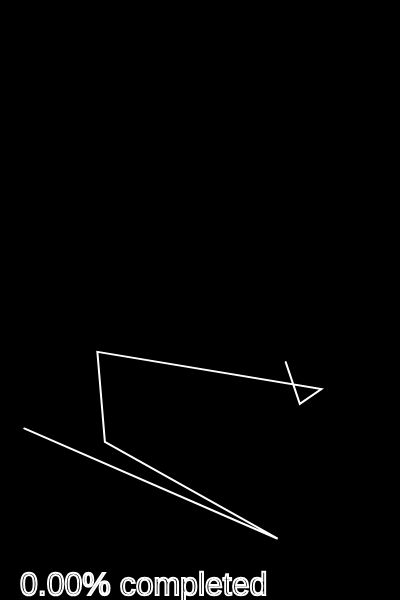
Frame 1 (no input)
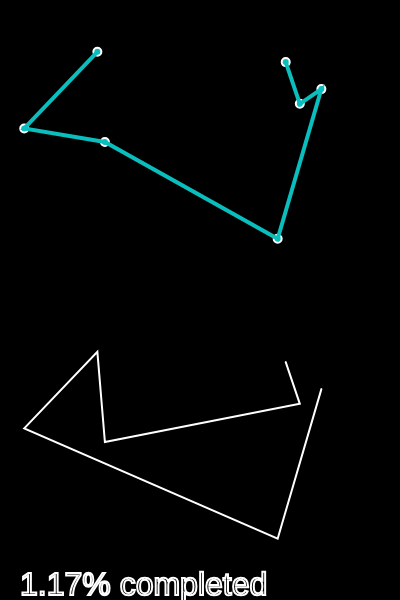
Frame 60 (no input)
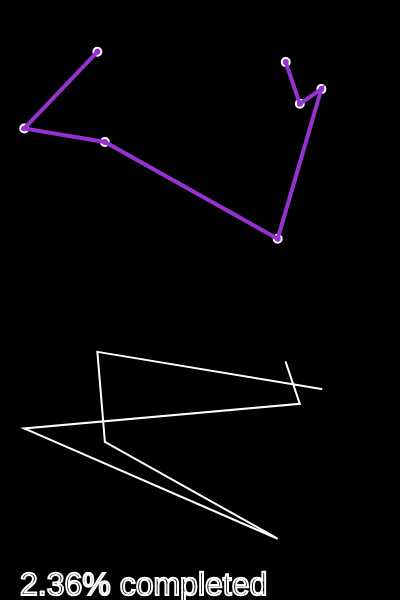
Frame 120 (the mouse pressed at the canvas centre since frame 60)

The p5.js sketch that drew these frames (run headless with seeded random() and noise() and a simulated clock; from frame 60 on, the mouse is pressed at the canvas centre):

// p5.js sketch
// ── sketch.js
var backcolor1 = 0, backcolor2 = 0, backcolor3 = 0, fade = 150;
var c1 = 0, c2 = 0, c3 = 0, c4 = 0;
var rr, rg, rb;

var cities = [];
var totalCities = 7;
var order = [];

var totalPermutations;
var count = 0;

var recordDistance;
var bestEver;

function setup(){
  //frameRate(5);
  createCanvas(400, 600);
  for(var i = 0; i < totalCities; i++){
    var v = createVector(random(width), random(height/2));
    cities[i] = v;
    order[i] = i;
  }
  var d = calcDistance(cities, order);
  recordDistance = d;
  bestEver = order.slice();

  totalPermutations = factorial(totalCities);
  console.log(totalPermutations);
}

function draw(){
  background(0);
  fill(backcolor1, backcolor2, backcolor3);
  for(var i = 0; i < cities.length; i++){
    ellipse(cities[i].x, cities[i].y, 8, 8);
  }
  //Mejor camino
  stroke(backcolor1, backcolor2, backcolor3);
  strokeWeight(4);
  noFill()
  beginShape();
  for(var i = 0; i < order.length; i++){
    var n = bestEver[i];
    vertex(cities[n].x, cities[n].y);
  }
  endShape();

  // Probando caminos
  translate(0, height/2);
  stroke(255);
  strokeWeight(2);
  noFill();
  beginShape();
  for(var i = 0; i < order.length; i++){
    var n = order[i];
    vertex(cities[n].x, cities[n].y);
  }
  endShape();
/*
  var i = floor(random(cities.length));
  var j = floor(random(cities.length));
  swap(cities, i, j);
*/

  var d = calcDistance(cities, order);

  if(d < recordDistance){
    recordDistance = d;
    bestEver = order.slice();
    console.log(recordDistance);
  }

  textSize(32);
/*
  var s = '';
  for(var i = 0; i < order.length; i++){
    s += order[i];
  }
*/
/*
  fill(255);
  text(s, 20, height - 50);
*/
  var percent = 100 * (count / totalPermutations);
  text(nf(percent, 0, 2) + "% completed", 20, height / 2 - 5);
  nextOrder();
  color_loop();
}

function swap(a, i, j){
  var temp = a[i];
  a[i] = a[j];
  a[j] = temp;
}

function calcDistance(points, order){
  var sum = 0;
  for(var i = 0; i < order.length-1; i++){
    var cityAIndex = order[i];
    var cityA = points[cityAIndex];
    var cityBIndex = order[i+1];
    var cityB = points[cityBIndex];
    var d = dist(cityA.x, cityA.y, cityB.x, cityB.y);
    sum += d;
  }
  return sum;
}

function nextOrder(){
  count++;
  //Paso 1:
    var largestI = -1;
    for(var i = 0; i < order.length; i++){
      if(order[i] < order[i+1]){
        largestI = i;
      }
    }
    if(largestI == -1){
      noLoop();
      console.log('finished');
    }

  //Paso 2:
    var largestJ = -1;
    for(var j = 0; j < order.length; j++){
      if(order[largestI] < order[j]){
        largestJ = j;
      }
    }

  //Paso 3:
    swap(order, largestI, largestJ);

  //Paso 4:
    var endArray = order.splice(largestI+1);
    endArray.reverse();
    order = order.concat(endArray);
}

function factorial(n){
  if(n === 1){
    return 1;
  }else{
    return n * factorial(n-1);
  }
}

function color_loop(){
  // Rojo
  if(backcolor1 < rr){
  backcolor1+=10;
  c1+=10;
  }else{
   backcolor1-=10;
   c1+=10;
  }
  if(c1 == 200){
    c1 = 0;
    rr = random(255);
    // Verde
  }if(backcolor2 < rg){
  backcolor2+=10;
  c2+=10;
  }else{
   backcolor2-=10;
   c2+=10;
  }
  if(c2 == 200){
    c2 = 0;
    rg = random(255);
  }
  // Azul
  if(backcolor3 < rb){
  backcolor3+=10;
  c3+=10;
  }else{
   backcolor3-=10;
   c3+=10;
  }
  if(c3 == 200){
    c3 = 0;
    rb = random(255);
  }
}

// ── lexiOrder.js
//Cómo iterar las permutaciones de un arreglo en orden
//https://www.quora.com/How-would-you-explain-an-algorithm-that-generates-permutations-using-lexicographic-ordering
var vals = [0, 1, 2, 3, 4, 5];

function setup(){
  createCanvas(400, 300);
}

function draw(){
  background(0);
  console.log(vals);

//Paso 1:
  var largestI = -1;
  for(var i = 0; i < vals.length; i++){
    if(vals[i] < vals[i+1]){
      largestI = i;
    }
  }
  if(largestI == -1){
    noLoop();
    console.log('finished');
  }

//Paso 2:
  var largestJ = -1;
  for(var j = 0; j < vals.length; j++){
    if(vals[largestI] < vals[j]){
      largestJ = j;
    }
  }

//Paso 3:
  swap(vals, largestI, largestJ);

//Paso 4:
  var endArray = vals.splice(largestI+1);
  endArray.reverse();
  vals = vals.concat(endArray);

  textSize(64);
  var s = '';
  for(var i = 0; i < vals.length; i++){
    s += vals[i];
  }
  fill(255);
  text(s, 20, height/2);

}


function swap(a, i, j){
  var temp = a[i];
  a[i] = a[j];
  a[j] = temp;
}
